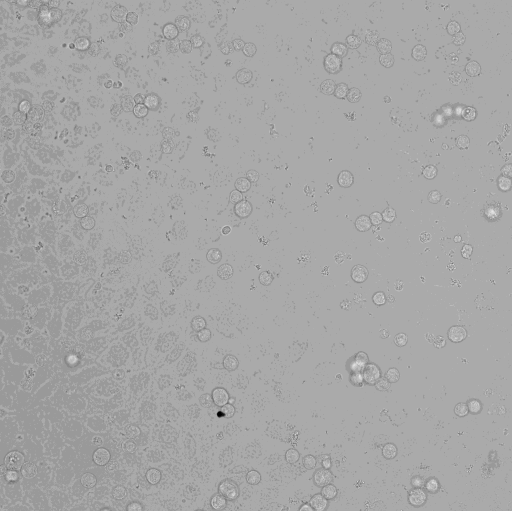
#> input picture fig3/v2/runs_superseded/optimise_by_eye_cancer_r3/agent_folder/image.tif, 1024 x 1022 px, found by its file name (shown at 1/2 size)
$ python code_as_returned.py
#> lines starting #> are read from the running program, lines starting #| are printed output that depends on the picture; after the words box and inside, x2 and y2 are one past the last pixel; in counts of white or black regions, pixels touching at a corner belong together
"""Segment and measure cancer cells in a brightfield image (image.tif).

Outputs (in the working directory):
    labels.tif        uint16 label image
    measurements.csv  label, area_um2, aspect_ratio
"""
import sys

import numpy as np
import pandas as pd
import tifffile
from scipy import ndimage as ndi
from skimage import color, filters, measure, morphology, segmentation, feature

# ---- parameters -------------------------------------------------------------
PIXEL_SIZE_UM = None      # µm per pixel; if None, read from TIFF metadata
CELL_DIAMETER_PX = 30     # typical cancer cell diameter in pixels (adjust!)
MIN_SOLIDITY = 0.85       # rejects ragged debris
MIN_AREA_FRAC = 0.25      # min area as fraction of a typical cell
MAX_AREA_FRAC = 3.0       # max area as fraction of a typical cell
# -----------------------------------------------------------------------------


def read_pixel_size_um(path):
    """Try to get µm/pixel from ImageJ or standard TIFF resolution tags."""
    with tifffile.TiffFile(path) as tif:
        page = tif.pages[0]
        ij = tif.imagej_metadata or {}
        xres = page.tags.get("XResolution")
        if xres is None:
            return None
        num, den = xres.value
        if num == 0:
            return None
        px = den / num  # length unit per pixel
        unit = str(ij.get("unit", "")).replace("micron", "µm")
        res_unit = page.tags["ResolutionUnit"].value if "ResolutionUnit" in page.tags else 1
        if unit in ("µm", "um"):
            return px
        if unit == "nm":
            return px / 1000
        if unit == "mm":
            return px * 1000
        if int(res_unit) == 3:      # centimetre
            return px * 1e4
        if int(res_unit) == 2:      # inch
            return px * 25400
        return None


img = tifffile.imread("image.tif")
#> img is the input picture: shape (1022, 1024) uint16; min 151, max 4009, mean 2615.1
if img.ndim == 3:
    if img.shape[-1] in (3, 4):
        img = color.rgb2gray(img[..., :3])
    else:
        img = img[0]
img = img.astype(float)
img = (img - img.min()) / (np.ptp(img) + 1e-9)

pixel_um = PIXEL_SIZE_UM or read_pixel_size_um("image.tif")
if not pixel_um:
    sys.exit("Pixel size not found in image.tif: set PIXEL_SIZE_UM at the top of the script.")
print(f"Pixel size: {pixel_um:.4f} µm")

# 1. Flatten uneven illumination
flat = img - filters.gaussian(img, sigma=CELL_DIAMETER_PX * 2)

# 2. Local contrast: cells have a strong dark rim + bright centre, while the
#    endothelial monolayer is low-contrast texture
smooth = filters.gaussian(flat, sigma=1)
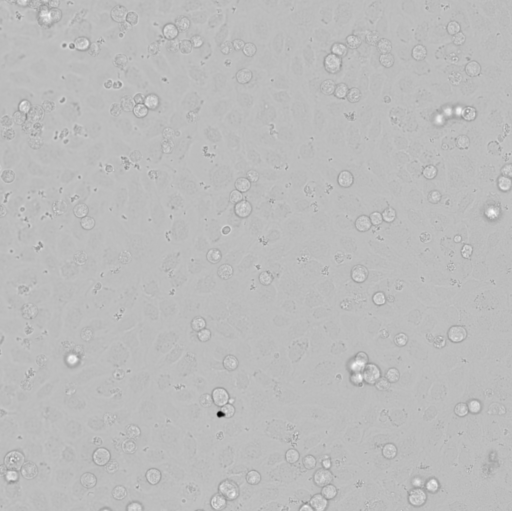
#> smooth: shape (1022, 1024) float64 (shown at 1/2 size); min -0.625, max 0.218, mean -7.11e-05; drawn with min black and max white
win = max(3, int(CELL_DIAMETER_PX / 5)) | 1
mean = ndi.uniform_filter(smooth, win)
sq = ndi.uniform_filter(smooth ** 2, win)
local_std = np.sqrt(np.clip(sq - mean ** 2, 0, None))

# 3. Threshold, close the rim, fill the cell interior
mask = local_std > filters.threshold_otsu(local_std)
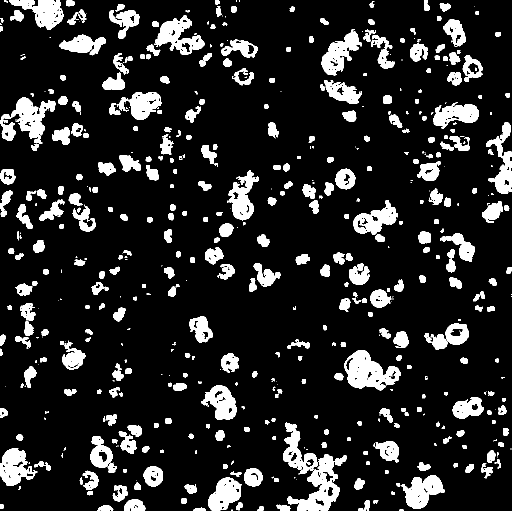
#> mask: shape (1022, 1024) bool (shown at 1/2 size); 14.1% white; 568 white regions (169 under 20 px), largest, box (x1, y1, x2, y2) and area: (689, 700, 802, 781) 4977, (575, 908, 680, 1022) 4733, (0, 195, 111, 287) 4456
mask = morphology.binary_closing(mask, morphology.disk(max(2, CELL_DIAMETER_PX // 8)))
#> mask: shape (1022, 1024) bool; 15.5% white; 388 white regions (71 under 20 px), largest, box (x1, y1, x2, y2) and area: (553, 845, 694, 1022) 8948, (689, 700, 802, 781) 5417, (0, 195, 111, 301) 5321
mask = ndi.binary_fill_holes(mask)
#> mask: shape (1022, 1024) bool; 15.8% white; 388 white regions (71 under 20 px), largest, box (x1, y1, x2, y2) and area: (553, 845, 694, 1022) 9475, (0, 195, 111, 301) 5564, (689, 700, 802, 781) 5534
mask = morphology.binary_opening(mask, morphology.disk(max(2, CELL_DIAMETER_PX // 6)))
#> mask: shape (1022, 1024) bool; 13.5% white; 177 white regions, largest, box (x1, y1, x2, y2) and area: (567, 846, 686, 1022) 8690, (689, 700, 802, 781) 5508, (0, 195, 111, 301) 5444

typical_area = np.pi * (CELL_DIAMETER_PX / 2) ** 2
mask = morphology.remove_small_objects(mask, int(MIN_AREA_FRAC * typical_area))

# 4. Split touching cells with a distance-transform watershed
dist = filters.gaussian(ndi.distance_transform_edt(mask), sigma=2)
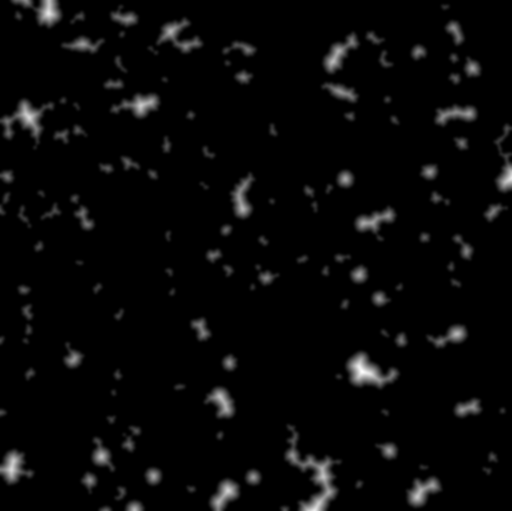
#> dist: shape (1022, 1024) float64 (shown at 1/2 size); min 0, max 27.4, mean 0.8; drawn with min black and max white
peaks = feature.peak_local_max(
    dist, min_distance=int(CELL_DIAMETER_PX * 0.4), labels=measure.label(mask),
    exclude_border=False,
)
#> peaks = 164 pairs, first value 0 to 1021, second value 0 to 1023
markers = np.zeros(mask.shape, int)
markers[tuple(peaks.T)] = np.arange(1, len(peaks) + 1)
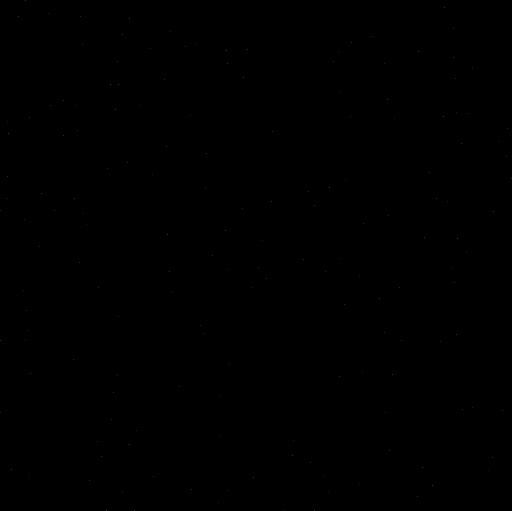
#> markers: shape (1022, 1024) int64 (shown at 1/2 size); 165 distinct labels, from 0 to 164; one colour per label, 0 black
labels = segmentation.watershed(-dist, markers, mask=mask)
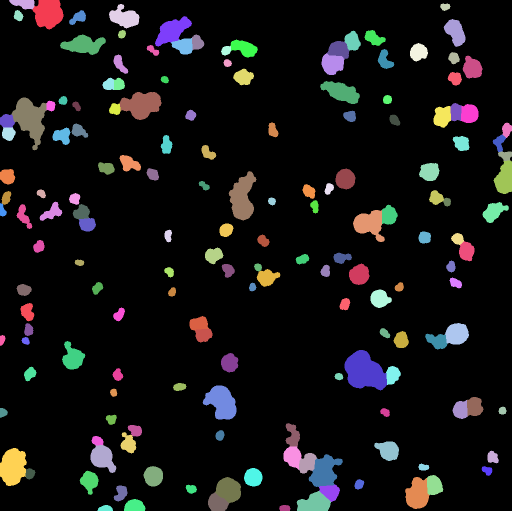
#> labels: shape (1022, 1024) int64 (shown at 1/2 size); 165 distinct labels, from 0 to 164; one colour per label, 0 black

# 5. Remove debris / merged blobs by size and shape, then relabel
keep = np.zeros_like(labels)
n = 0
for r in measure.regionprops(labels):
    if not (MIN_AREA_FRAC * typical_area <= r.area <= MAX_AREA_FRAC * typical_area):
        continue
    if r.solidity < MIN_SOLIDITY:
        continue
    n += 1
    keep[labels == r.label] = n
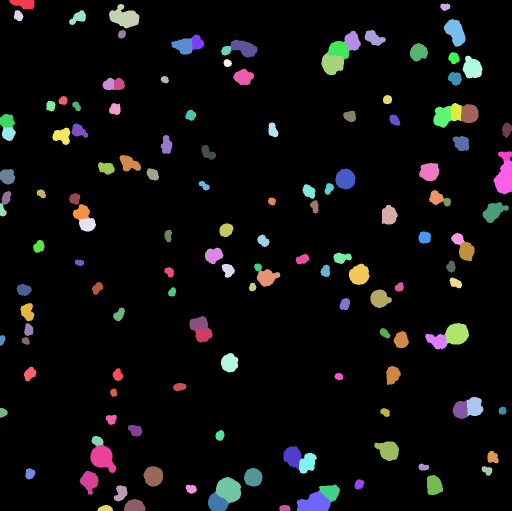
#> keep: shape (1022, 1024) int64 (shown at 1/2 size); 143 distinct labels, from 0 to 142; one colour per label, 0 black
#> after the loop, n = 142
labels = keep

# 6. Measure
rows = [
    dict(
        label=r.label,
        area_um2=r.area * pixel_um ** 2,
        aspect_ratio=r.major_axis_length / max(r.minor_axis_length, 1e-9),
    )
    for r in measure.regionprops(labels)
]
#> rows = 142 items
pd.DataFrame(rows).to_csv("measurements.csv", index=False)
tifffile.imwrite("labels.tif", labels.astype(np.uint16))
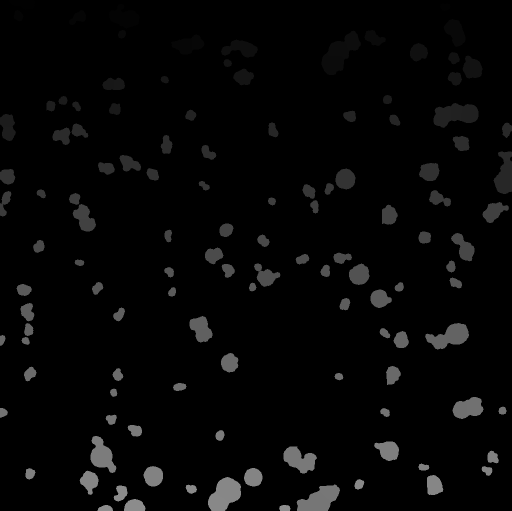
#> saved as labels.tif: shape (1022, 1024) uint16 (shown at 1/2 size); min 0, max 142, mean 6.2
print(f"{n} cells segmented")
#| 142 cells segmented
